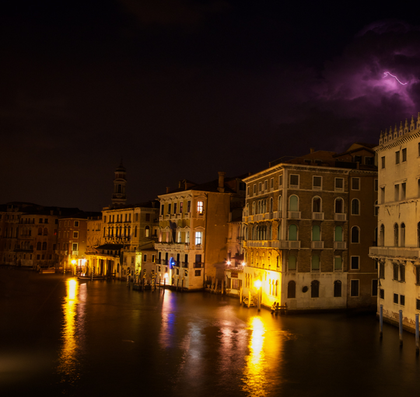
%> input picture 1.bmp, 420 x 397 px, shrunk from 720 x 680 before the run
$ octave --eval "result = main(im2double(imread('1.bmp')));"   (GNU Octave 9; MATLAB toolbox functions it lacks are replaced by stand-ins)
%> lines starting %> are read from the running program, lines starting %| are printed output that depends on the picture; long printed decimals are rounded
### GTV.m
function S = GTV(I, lambda, sigma12,sigma2,N,flog)

    if (~exist('lambda','var'))
        lambda = 5;
    end
    if (~exist('sigma12','var'))
        sigma12 = 1;
    end
    if (~exist('sigma2','var'))
        sigma2 = 1;
    end
    if (~exist('flog','var'))
        flog = 0;
    end

    epsilon = 0.001;
    I = im2double(I);
    S = I;
    for i=1:N
    [wx, wy] = computeWeights(S, sigma12,sigma2,epsilon,flog);% compute wx, wy using Eq. (16)
    S = solveLinearEquation(I, wx, wy, lambda);% update S using Eq. (21)
    end
end

function [wxt, wyt] = computeWeights(s,sigma12,sigma2,epsilon,flog)

    dxo = diff(s,1,2);
    dxo = padarray(dxo, [0 1], 'post');
    dyo = diff(s,1,1);
    dyo = padarray(dyo, [1 0], 'post');

    wxo = max(max(abs(dxo),[],3),epsilon).^(-1);
    wyo = max(max(abs(dyo),[],3),epsilon).^(-1);
    if(flog==1)
    si = gauss_filter(s,sigma2);
    dxs = diff(si,1,2);
    dxs = padarray(dxs, [0 1], 'post');
    dys = diff(si,1,1);
    dys = padarray(dys, [1 0], 'post');

    wxt = max(max((exp((dxs.*dxs)./(2*sigma12))),[],3),epsilon).^(-1);
    wyt = max(max((exp((dys.*dys)./(2*sigma12))),[],3),epsilon).^(-1);

    wxt = wxo.*wxt;
    wyt = wyo.*wyt;
    else
    wxt = wxo;
    wyt = wyo;
    end
    wxt(:,end) = 0;
    wyt(end,:) = 0;
end


function out = solveLinearEquation(in, wx, wy, lambda)
    [h,w,c] = size(in);
    n = h*w;
    wx = wx(:);
    wy = wy(:);

    ux = padarray(wx, h, 'pre'); ux = ux(1:end-h);
    uy = padarray(wy, 1, 'pre'); uy = uy(1:end-1);
    D = wx+ux+wy+uy;
    B = spdiags([-wx, -wy],[-h,-1],n,n);
    L = B + B' + spdiags(D, 0, n, n);

    A = speye(n) + lambda*L;
        F = ichol(A,struct('michol','on'));
        out = in;
        for i=1:c
            tin = in(:,:,i);
            [tout, ~] = pcg(A, tin(:),0.1,100, F, F');
            out(:,:,i) = reshape(tout, h, w);
        end
end

### computeWeights.m
function [wx, wy] = computeWeights(s,sigma,sigma1,t1)
    if (~exist('t1','var'))
      t1 = 0;
    end

    epsilon = 0.0001;

    dxo = diff(s,1,2);
    dxo = padarray(dxo, [0 1], 'post');
    dyo = diff(s,1,1);
    dyo = padarray(dyo, [1 0], 'post');

    wxo = max(max(abs(dxo),[],3),epsilon).^(-1);
    wyo = max(max(abs(dyo),[],3),epsilon).^(-1);
    if (t1==1)
        wx = wxo;
        wy = wyo;
    else
        sg = gauss_filter(s,sigma1);
        dx = diff(sg,1,2);
        dx = padarray(dx, [0 1], 'post');
        dy = diff(sg,1,1);
        dy = padarray(dy, [1 0], 'post');


        wx = max(max((exp((dx.*dx)./(2*sigma))),[],3),epsilon).^(-1);
        wy = max(max((exp((dy.*dy)./(2*sigma))),[],3),epsilon).^(-1);

        wx = wxo.*(wx);
        wy = wyo.*(wy);
    end
    wx(:,end) = 0;
    wy(end,:) = 0;

end

### gauss_filter.m
function t = gauss_filter(s,sigma)
    ksize = bitor(round(5*sigma),1);
    g = fspecial('gaussian', [1,ksize], sigma);
    t = imfilter(s,g,'replicate');
end

### solveLinearEquation1.m
function out = solveLinearEquation1(in, wx, wy, lambda)
    [h,w,c] = size(in);
    n = h*w;
    wx = wx(:);
    wy = wy(:);
    %% calculate the five-point positive definite Laplacian matrix
    ux = padarray(wx, h, 'pre'); ux = ux(1:end-h);
    uy = padarray(wy, 1, 'pre'); uy = uy(1:end-1);
    D = wx+ux+wy+uy;
    B = spdiags([-wx, -wy],[-h,-1],n,n);
    L = B + B' + spdiags(D, 0, n, n);

    A = speye(n) + lambda*L;
        F = ichol(A,struct('michol','on'));
        out = in;
        for i=1:c
            tin = in(:,:,i);
            [tout, ~] = pcg(A, tin(:),0.01,100, F, F');
            out(:,:,i) = reshape(tout, h, w);
        end
end

### main.m
function [ I, R] = main( src, alpha, beta,lambda,delta, vareps, sigma12, sigma2,K)
    if (~exist('alpha','var'))	% alpha
       alpha = 0.01;
    end
    if (~exist('beta','var'))	% beta
       beta = 0.0001;
    end

    if (~exist('lambda','var'))	% beta
       lambda = 0.05*100;
    end

    if (~exist('delta','var'))      % delta
       delta = 0.001;
    end

    if (~exist('vareps','var'))      % vareps
       vareps = 0.01;
    end

    if (~exist('sigma12','var'))      % sigma12
       sigma12 = 1;
    end

    if (~exist('sigma2','var'))      % sigma2
        sigma2 = 1;
    end

    if (~exist('K','var'))      % K -- maximum iterations
       K = 20;
    end

    hsv = rgb2hsv(src);
%> hsv: size 397x420x3 double; mean H, S, V 0.284, 0.757, 0.212
    I = hsv(:,:,3);
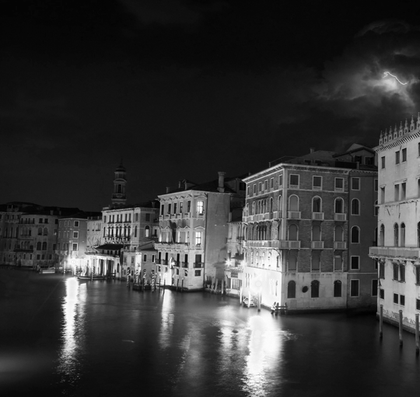
%> I: size 397x420 double; min 0, max 1, mean 0.212
    S = src;
    I1 = max(max(S(:,:,1),S(:,:,2)),S(:,:,3));% I'
    B = GTV(I1,lambda,sigma12,sigma2,1,1); % use GTV to obtian B
%> the loop in GTV, `for i=1:N` made 1 pass
%> pass 1, in computeWeights, `dxo = padarray(dxo, [0 1], 'post');`:
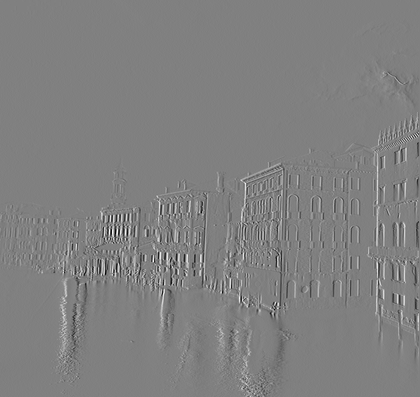
%> dxo: size 397x420 double; min -0.6, max 0.592, mean 0.000487; drawn with min black and max white
%> pass 1, in computeWeights, `dyo = padarray(dyo, [1 0], 'post');`:
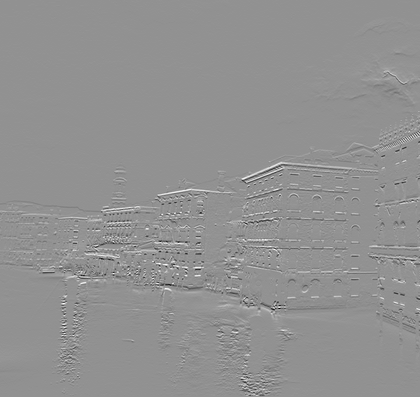
%> dyo: size 397x420 double; min -0.698, max 0.522, mean 0.000193; drawn with min black and max white
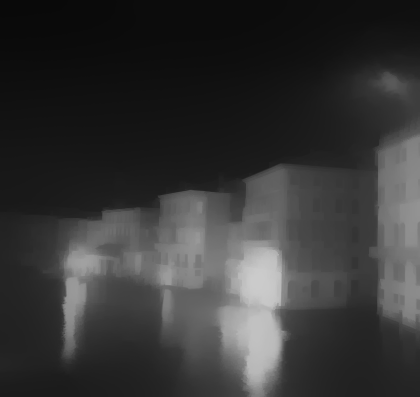
%> B: size 397x420 double; min 0.0382, max 0.799, mean 0.212
    R = ones(size(S));
    for iter = 1:K

        preI=I;
        Rhsv = rgb2hsv(R);
        preR=Rhsv(:,:,3);

        [wx, wy] = computeWeights( I, sigma12, sigma2);% compute wx, wy using Eq. (16)
        I = solveLinearEquation1( B, wx, wy, alpha);%  update I_k using Eq. (23)
        eplisonI = norm(I-preI, 'fro')/norm(preI, 'fro');% iteration error

        for  ch = 1:3
        R(:,:,ch) = S(:,:,ch)./I;
        [ux,uy] = computeWeights(R(:,:,ch),sigma12,sigma2);% compute wx, wy using Eq. (16)
        [qx,qy] = computeWeights(R(:,:,ch),0,0,1);% compute wx, wy using Eq. (17)
        R(:,:,ch)= solveLinearEquation2 (S(:,:,ch), I, ux, uy, beta, qx, qy, delta);%  update I_k using Eq. (21)
        end

        RGB_Rhsv = rgb2hsv(R);

        eplisonR = norm(RGB_Rhsv(:,:,3)-preR, 'fro')/norm(preR, 'fro');% iteration error

        fprintf('Iterations #%d : eplisonI = %f; eplisonR = %f\n', iter, eplisonI, eplisonR);
        if(eplisonI<vareps||eplisonR<vareps||iter==K)
            fprintf('Iterations = %d\n', iter);
            break;
        end
    end
%> this loop made 2 passes
%> (eplisonI, eplisonR) on passes 1 to 2: (0.301, 0.334), (0.00359, 0.00407)
%| Iterations #1 : eplisonI = 0.3011; eplisonR = 0.3344
%| Iterations #2 : eplisonI = 0.003592; eplisonR = 0.004072
%> pass 1, in computeWeights, `wxo = max(max(abs(dxo),[],3),epsilon).^(-1);`:
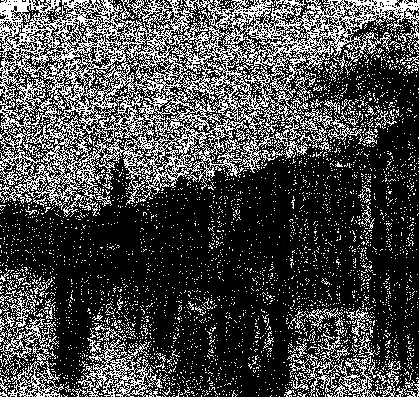
%> wxo: size 397x420 double; min 1.67, max 10000, mean 2913.5; drawn with min black and max white
%> pass 1, in computeWeights, `wyo = max(max(abs(dyo),[],3),epsilon).^(-1);`:
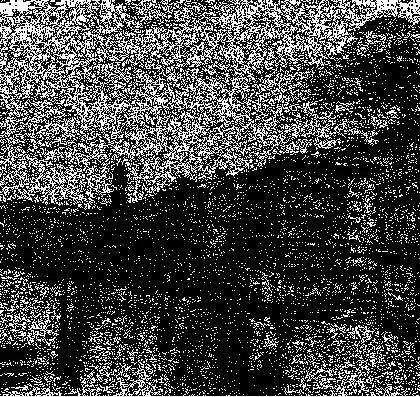
%> wyo: size 397x420 double; min 1.43, max 10000, mean 2723.4; drawn with min black and max white
%> pass 1, in computeWeights, `dx = diff(sg,1,2);`:
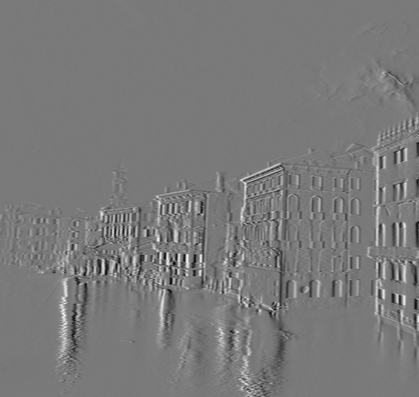
%> dx: size 397x419 double; min -0.25, max 0.272, mean 0.000492; drawn with min black and max white
%> after the loop: R: size 397x420x3 double; mean H, S, V 0.888, 0.464, 0.299
end

$ run again, on 10.bmp
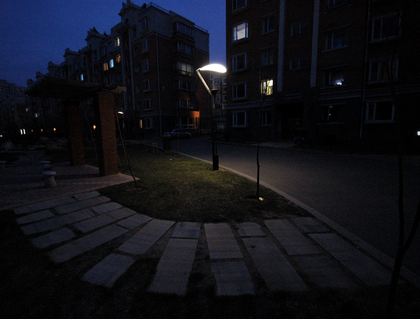
%> input picture 10.bmp, 420 x 319 px, shrunk from 1039 x 789 before the run
%> hsv: size 319x420x3 double; mean H, S, V 0.493, 0.301, 0.102
%> the loop in GTV, `for i=1:N` made 1 pass
%> pass 1, in computeWeights, `dyo = diff(s,1,1);`:
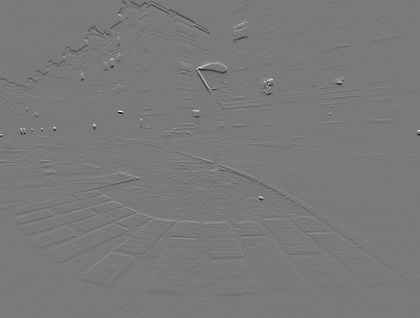
%> dyo: size 318x420 double; min -0.698, max 0.757, mean -0.000831; drawn with min black and max white
%> the loop in main, `for iter = 1:K` made 2 passes
%> (eplisonI, eplisonR) on passes 1 to 2: (0.377, 0.509), (0.00562, 0.0189)
%> (printed output is left out)
%> pass 1, in computeWeights, `wyo = max(max(abs(dyo),[],3),epsilon).^(-1);`:
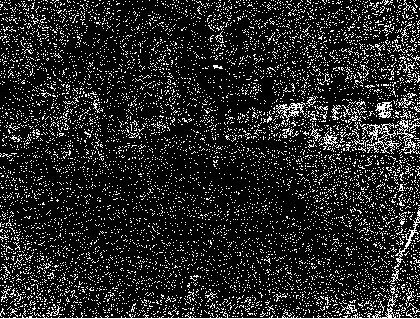
%> wyo: size 319x420 double; min 1.32, max 10000, mean 1549.5; drawn with min black and max white

$ run again, on 2.bmp
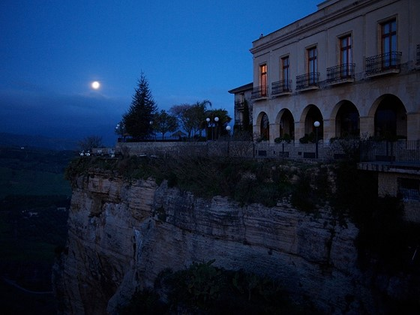
%> input picture 2.bmp, 420 x 315 px, shrunk from 560 x 420 before the run
%> hsv: size 315x420x3 double; mean H, S, V 0.601, 0.606, 0.275
%> the loop in main, `for iter = 1:K` made 2 passes
%> (eplisonI, eplisonR) on passes 1 to 2: (0.185, 0.393), (0.00207, 0.00489)
%> (printed output is left out)
%> pass 1, in computeWeights, `wyo = max(max(abs(dyo),[],3),epsilon).^(-1);`:
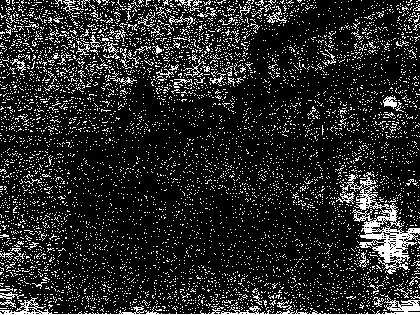
%> wyo: size 315x420 double; min 1.83, max 10000, mean 1579.6; drawn with min black and max white
%> pass 1, in computeWeights, `dx = diff(sg,1,2);`:
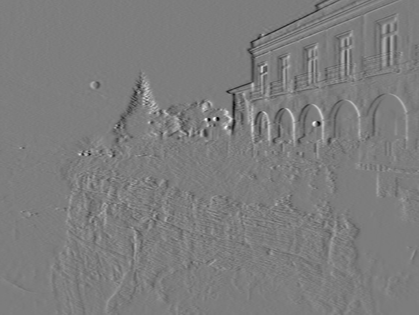
%> dx: size 315x419 double; min -0.241, max 0.249, mean -0.000356; drawn with min black and max white

$ run again, on 3.bmp
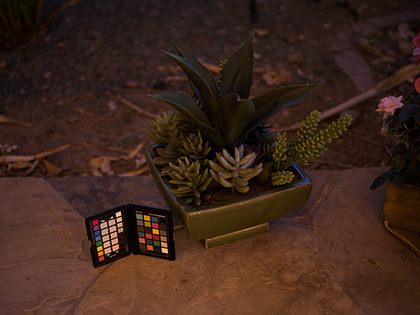
%> input picture 3.bmp, 420 x 315 px, shrunk from 500 x 375 before the run
%> hsv: size 315x420x3 double; mean H, S, V 0.147, 0.566, 0.245
%> the loop in main, `for iter = 1:K` made 2 passes
%> (eplisonI, eplisonR) on passes 1 to 2: (0.254, 0.289), (0.00346, 0.00458)
%> (printed output is left out)
%> pass 1, in computeWeights, `wyo = max(max(abs(dyo),[],3),epsilon).^(-1);`:
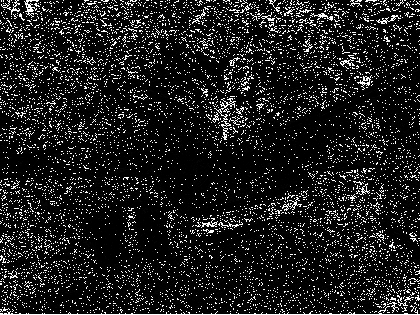
%> wyo: size 315x420 double; min 1.19, max 10000, mean 1229; drawn with min black and max white
